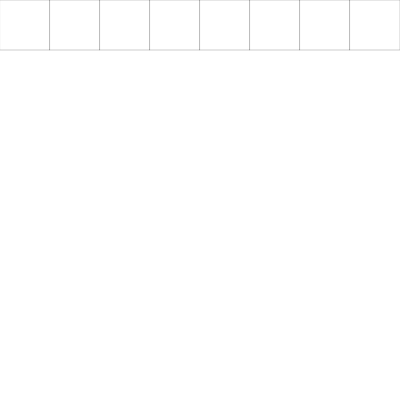
Frame 1 (no input)
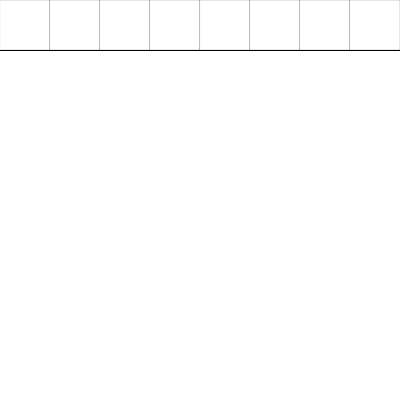
Frame 60 (no input)
Frame 120 (the mouse pressed at the canvas centre since frame 60): identical to frame 60, image omitted

The p5.js sketch that drew these frames (run headless with seeded random() and noise() and a simulated clock; from frame 60 on, the mouse is pressed at the canvas centre):

// p5.js sketch
// ── sketch.js
let GRID_SIZE = 20

function setup() {
    createCanvas(400, 400)
    strokeWeight(0.2)
}

function draw() {
    drawGrid()
}

function drawGrid() {
    let y = 0;
    for ( let x = 0 ; x < width ; x += 50) {
        square(x, y, 50)
    }
}
